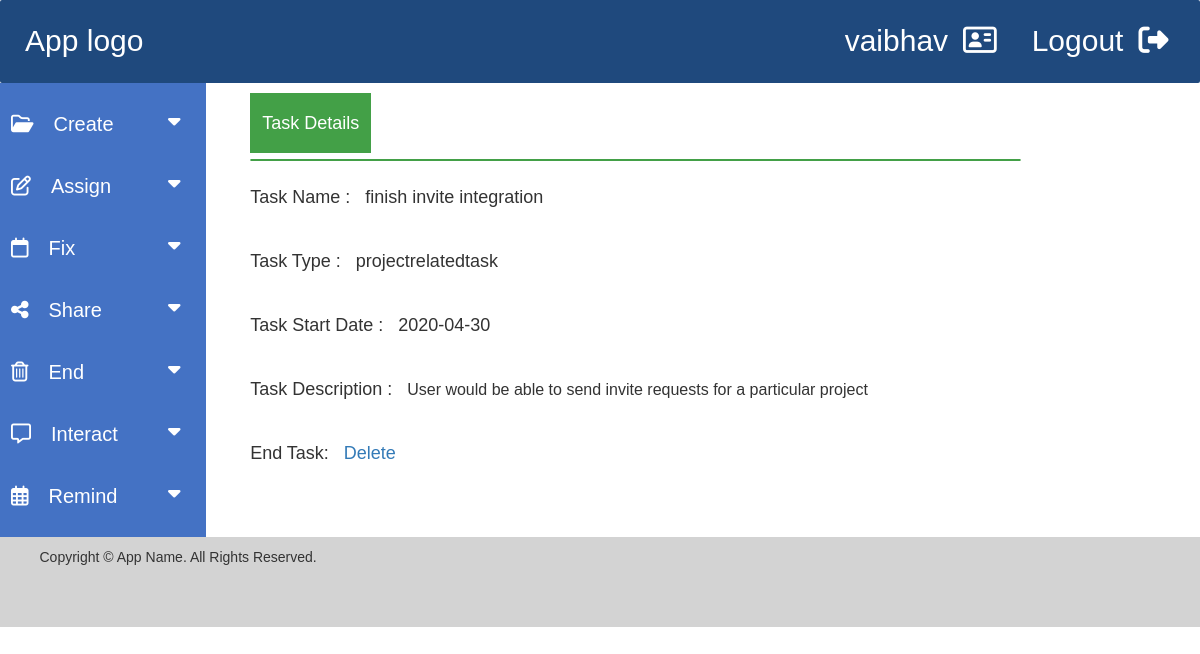
/taskdetails.php?rn=2 (signed in), run on the app's committed database.
### tables this page shows
CREATE TABLE `createtasks` (
  `id` int NOT NULL,
  `taskname` varchar(255) NOT NULL,
  `tasktype` varchar(255) NOT NULL,
  `tasklastdate` date NOT NULL,
  `taskdesc` text NOT NULL,
  `taskdate` date NOT NULL,
  `userid` int NOT NULL
);

### taskdetails.php (the view, shortened to what this page needs)
<?php
include_once 'source/db_connect.php';
$taskid = $_GET['rn'];
$userid = $_SESSION['id'];
?>
<!DOCTYPE html>
<html lang="en">
<head>
  <link rel="stylesheet" href="https://maxcdn.bootstrapcdn.com/bootstrap/3.4.1/css/bootstrap.min.css">
<link rel="stylesheet" href="landingpage.css">
<link rel="stylesheet" href="https://cdnjs.cloudflare.com/ajax/libs/font-awesome/4.7.0/css/font-awesome.min.css">
<link rel="stylesheet" href="font-awesome.css">
</head>
<body>
<div class="header">
<a href="landingpage.php" style="margin-left: 5px;">App logo</a>
<div id="logout">Logout<a href="logout.php"><i class="fas fa-sign-out-alt" style="margin-left: 15px;"></i></a></div>
<div id="usertype"><?php echo $_SESSION['username'] ?><a href="#"><i class="far fa-address-card" style="margin-left: 15px;"></i></a></div>
</div>
<div class="row">
<div class="sidenav" id="sidenav">
  <button class="dropdown-btn"><i class='far fa-folder-open' style="margin-right: 20px;"></i>Create
    <i class="fa fa-caret-down"></i>
  </button>
  <button class="dropdown-btn"><i class='far fa-edit' style="margin-right: 20px;"></i>Assign
    <i class="fa fa-caret-down"></i>
  </button>
  <button class="dropdown-btn"><i class="far fa-calendar" style="margin-right: 20px;"></i>Fix
    <i class="fa fa-caret-down"></i>
  </button>
  <button class="dropdown-btn"><i class="fas fa-share-alt" style="margin-right: 20px;"></i>Share
    <i class="fa fa-caret-down"></i>
  </button>
  <button class="dropdown-btn"><i class="far fa-trash-alt" style="margin-right: 20px;"></i>End
    <i class="fa fa-caret-down"></i>
  </button>
  <button class="dropdown-btn"><i class='far fa-comment-alt' style="margin-right: 20px;"></i>Interact
    <i class="fa fa-caret-down"></i>
  </button>
  <button class="dropdown-btn"><i class='far fa-calendar-alt' style="margin-right: 20px;"></i>Remind
    <i class="fa fa-caret-down"></i>
  </button>
</div>
<div class="main" id="main">
  <div class="maincontent">
    <button class="topbutton">Task Details</button>
    <hr class="new1">
    <div style="font-size:18px;">
    <b style="font-size:18px; font-weight:100;">Task Name : &nbsp</b>
    <?php
      $query = "select * from createtasks where userid = $userid and id = $taskid";
      $result_task =$conn->prepare($query);
      $result_task->execute();
      while($rows=$result_task->fetch(PDO::FETCH_ASSOC)){
        echo $rows['taskname'];
      }
    ?>
    </div><br>
    <div style="font-size:18px;">
    <b style="font-size:18px; font-weight:100;">Task Type : &nbsp </b>
    <?php
      $query = "select * from createtasks where userid = $userid and id = $taskid";
      $result_task =$conn->prepare($query);
      $result_task->execute();
      while($rows=$result_task->fetch(PDO::FETCH_ASSOC)){
        echo $rows['tasktype'];
      }
    ?>
    </div><br>
    <div style="font-size:18px;">
    <b style="font-size:18px; font-weight:100;">Task Start Date : &nbsp </b>
    <?php
      $query = "select * from createtasks where userid = $userid and id = $taskid" ;
      $result_task =$conn->prepare($query);
      $result_task->execute();
      while($rows=$result_task->fetch(PDO::FETCH_ASSOC)){
        echo $rows['taskdate'];
      }
    ?>
    </div><br>
    <div style="font-size:18px;">
    Task Description : &nbsp
    <b style="font-weight:100; font-size:16px;">
    <?php
      $query = "select * from createtasks where userid = $userid and id = $taskid";
      $result_task =$conn->prepare($query);
      $result_task->execute();
      while($rows=$result_task->fetch(PDO::FETCH_ASSOC)){
        echo $rows['taskdesc'];
      }
    ?>
    </b>
    </div><br>
    <div style="font-size:18px;">
    End Task: &nbsp
    <?php
            $query = "select * from createtasks where userid = $userid and id = $taskid";
            $result_task =$conn->prepare($query);
            $result_task->execute();
            while($rows=$result_task->fetch(PDO::FETCH_ASSOC)){
                echo "
                <a href = 'deletetask.php?rn=$rows[id]' onclick=\"return confirm('Are you sure?')\">Delete</a>
                ";
              }
        ?>
    </div><br>
</div>
</div>
</div>
<div class="footer">
    <p class="copyright">Copyright © App Name. All Rights Reserved.</p>
</div>
</body>
</html>

### landingpage.css (style rules this page uses)
* { box-sizing: border-box; }
body { font-family: Arial, Helvetica, sans-serif; }
.header { background-color: #1f497d; padding: 20px; color:white; font-size: 30px; position: -webkit-sticky; position: sticky; top:0; border-radius:2px ; z-index: 100; }
.header a { color:white; }
#usertype { float: right; color: white; margin-right: 3%; }
#logout { float: right; color: white; margin-right: 1%; }
.sidenav { float: left; width: 18%; padding: 10px; height: auto; background: #4472C4; }
.main { background-color: white; float: left; width: 80%; padding: 10px; height: auto; }
.maincontent { width: 80%; margin-left: 3.5%; line-height: 2; }
.dropdown-btn { padding: 6px 8px 6px 16px; text-decoration: none; font-size: 20px; color: white; display: block; border: none; line-height: 2.5; background: none; width: 100%; text-align: left; cursor: pointer; outline: none; }
.fa-caret-down { float: right; margin-top: 12.5px; padding-right: 8px; }
.row:after { content: ""; display: table; clear: both; }
.footer { background-color: lightgrey; padding: 10px; height: 90px; }
.copyright { margin-left:2.5%; }
hr.new1 { border: 1.5px solid #43A047; border-radius: 2px; margin-top: 0px; margin-bottom: 18px; }
.topbutton { background-color: #43A047; color: white; padding: 12px; font-size: 18px; border: none; cursor: pointer; width: auto; margin-bottom: 6px; }

### data on the page
createtasks: taskname "finish invite integration", tasktype "projectrelatedtask", taskdate "2020-04-30", taskdesc "User would be able to send invite requests for a particular project"

### other printed values
$_SESSION['username'] "vaibhav"
